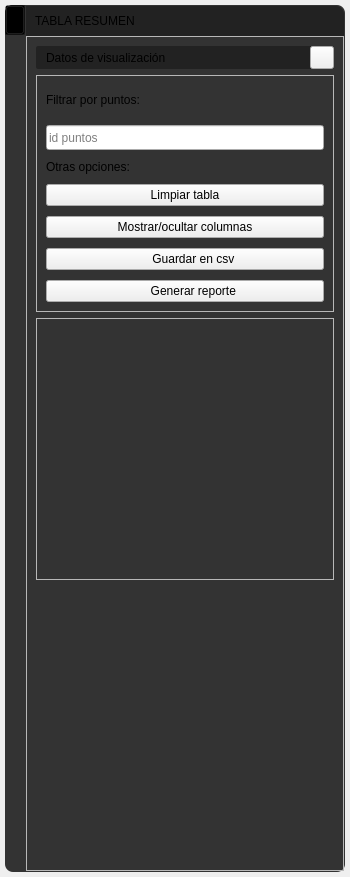
<?xml version="1.0" encoding="UTF-8"?>
<ui version="4.0">
 <class>FormMenuResultTable</class>
 <widget class="QWidget" name="FormMenuResultTable">
  <property name="geometry">
   <rect>
    <x>0</x>
    <y>0</y>
    <width>350</width>
    <height>877</height>
   </rect>
  </property>
  <property name="sizePolicy">
   <sizepolicy hsizetype="Fixed" vsizetype="Expanding">
    <horstretch>0</horstretch>
    <verstretch>0</verstretch>
   </sizepolicy>
  </property>
  <property name="minimumSize">
   <size>
    <width>0</width>
    <height>0</height>
   </size>
  </property>
  <property name="maximumSize">
   <size>
    <width>350</width>
    <height>16777215</height>
   </size>
  </property>
  <property name="windowTitle">
   <string>Form</string>
  </property>
  <property name="styleSheet">
   <string notr="true">/*Colores primarios*/
/* 
gris oscuro #222222 #333333 #444444
gris claro #999999 #DDDDDD
verde claro #C8CC8E
vinotinto #742427
*/
/*Colores secundarios */
/* 
Azules #36C9C6 #00BDB9 #77ACA2
rojos #910D3F #C70039 #F94646
naranjas #D34E24 #F28123 #F7F052
*/

/* Funetes/*

/*
italic: font: italic 9pt &quot;Ubuntu&quot;;
regular: font: 9pt &quot;Ubuntu&quot;;
light: font: 300 9pt &quot;Ubuntu&quot;;
medium: font: 500 9pt &quot;Ubuntu&quot;;
bold: font: 700 9pt &quot;Ubuntu&quot;;
*/

/*
border-top-left-radius: 5px;
border-top-right-radius: 5px;
border-top-left-radius: 5px;
border-bottom-left-radius: 5px
border: none;
padding: 2px 0px;
*/


/****************************************************************************************************************************************************/





QFrame#frame_ResultAnimationProject{
background: #333333;
border-radius: 8px
}

/*#################################################################*/
/*####################       FRAME HIDE       ###########################*/
/*#################################################################*/

QFrame#frame_hide{
background: transparent;
border-top-left-radius: 8px;
}
QFrame#frame_hide2{
background: #222222;
border-top-left-radius: 8px;
}
QToolButton#toolButton_hideShow{
background-color: transparent;
}



/*#################################################################*/
/*####################       FRAME ResultAnimation       ###########################*/
/*#################################################################*/
QFrame#frame_ResultAnimation{
background: transparent;
}
QFrame#frame_title{
background: #222222;
border-top-right-radius: 8px;
}
QLabel#label_cardMeshTitle{
font: 700 9pt &quot;Ubuntu&quot;;
color: #DDDDDD;
}
QFrame#frame_ResultAnimationSubTitle0,
QFrame#frame_ResultAnimationSubTitle1,
QFrame#frame_ResultAnimationSubTitle2,
QFrame#frame_ResultAnimationSubTitle3{
background: #222222;
border-radius:2px;
}



/*###########################################################################*/
/*################      FRAME MALLA REGULAR CUADRILÁTERO       ######################*/
/*###########################################################################*/








/*◘◘◘◘◘◘◘◘◘◘◘◘◘◘◘◘◘◘           QPushButtonStyle           ◘◘◘◘◘◘◘◘◘◘◘◘◘◘◘◘◘◘◘◘◘◘◘*/





/*******************************************/
QPushButton[QPushButtonStyle=&quot;1&quot;]{
font: 500 10pt &quot;Ubuntu&quot;;
color: #222222;
background-color: #77ACA2;
border: none;
padding: 6px 25px;
border-radius: 6px ;
}
QPushButton[QPushButtonStyle=&quot;1&quot;]:hover{
background-color: #36C9C6;
}


/*****************************************/
QPushButton[QPushButtonStyle=&quot;2&quot;]{
font: 500 10pt &quot;Ubuntu&quot;;
color: #DDDDDD;
background-color: #910D3F;
border: none;
padding: 6px 5px;
border-radius: 6px ;
}
QPushButton[QPushButtonStyle=&quot;2&quot;]:hover{
background-color: #C70039;
}

/*****************************************/
QPushButton[QPushButtonStyle=&quot;3&quot;]{
font: 500 10pt &quot;Ubuntu&quot;;
color: #333;
background-color: #aaa;
border: none;
padding: 6px 5px;
border-radius: 6px ;
}
QPushButton[QPushButtonStyle=&quot;3&quot;]:hover{
background-color: #ddd;
}






QToolButton#toolButton_cardResultAnimationDraw7,
QToolButton#toolButton_cardResultAnimationDraw5,
QToolButton#toolButton_cardResultAnimationDraw6{
background-color: transparent;
border: 1px solid #222222;
border-radius: 3px;
margin-left: 4px;
}


QToolButton#toolButton_cardResultAnimationDraw7:hover,
QToolButton#toolButton_cardResultAnimationDraw5:hover, 
QToolButton#toolButton_cardResultAnimationDraw6:hover{ 
background-color: #444444;
}
QToolButton#toolButton_cardResultAnimationDraw7:pressed,
QToolButton#toolButton_cardResultAnimationDraw5:pressed,
QToolButton#toolButton_cardResultAnimationDraw6:pressed{
border-top: 2px solid #222222;
border-left: 2px solid #222222;
}  





/*###########################################################*/
/*###############          FRAME LISTA MALLAS         ##################*/
/*###########################################################*/

QScrollArea#scrollArea,
#verticalLayout_containerCardResultAnimation,
#scrollAreaWidgetContents{
background-color: transparent;
}


/*###########################################################*/
/*################                 FRAME MSN          #####################*/
/*###########################################################*/


QLabel#label_msn{
font: 500 10pt &quot;Ubuntu&quot;;
color: #333333;
}




/*######################      SCROLL BAR    VERTICAL  ############################*/

QScrollBar:vertical {    
	border: none;
    width: 14px;
	border-radius: 0px;
	margin: 15px 0px 15px 0px;
}



QScrollBar::handle:vertical {
    background-color: #888888;
    min-height: 14px;
	border-radius: 7px;
}
QScrollBar::handle:vertical:hover {
    background-color: #777777;
}
QScrollBar::handle:vertical:pressed {
    background-color: #666666;
}

/*TOP*/
QScrollBar::sub-line:vertical{
    background-color: #666666;
	border: none;
	border-top-left-radius: 7px;
	border-top-right-radius: 7px;
	height: 15px;
	subcontrol-position: top;
	subcontrol-origin: margin;
}


QScrollBar::sub-line:vertical:hover{
    background-color: #777777;
}
QScrollBar::sub-line:vertical:pressed{
    background-color: #666666;
}



/*BOTTON*/
QScrollBar::add-line:vertical{
    background-color: #444444;
	border: none;	
	border-bottom-left-radius: 7px;
	border-bottom-right-radius: 7px;
	height: 15px;
	subcontrol-position: bottom;
	subcontrol-origin: margin;
}


QScrollBar::add-line:vertical:hover{
    background-color: #777777;
}
QScrollBar::add-line:vertical:pressed{
   background-color: #666666;
}


QScrollBar::up-arrow:vertical,QScrollBar::down-arrow:vertical{
background: none;
}
QScrollBar::add-page:vertical,QScrollBar::sub-page:vertical{
background: none;
}


/*######################      SCROLL BAR    HORIZONTAL  ############################*/

QScrollBar:horizontal{
height: 14px;
border: none;
border-radius: 0px;
margin: 0px 15px 0px 15px;
}


/*Deslizador*/
QScrollBar::handle:horizontal {
    background-color: #888888;
	border-radius: 7px;
	min-width: 14px;
}
QScrollBar::handle:horizontal:hover {
    background-color: #777777;
}
QScrollBar::handle:horizontal:pressed {
    background-color: #666666;
}
  
QScrollBar::sub-line:horizontal{
background-color: #666666;
border: none;
border-top-left-radius: 7px;
border-bottom-left-radius: 7px;
width: 15px;
subcontrol-position: left;
subcontrol-origin: margin;
}


QScrollBar::sub-line:horizontal:hover{
    background-color: #777777;
}
QScrollBar::sub-line:horizontal:pressed{
    background-color: #666666;
}

QScrollBar::add-line:horizontal{
    background-color: #666666;
	border: none;	
	border-top-right-radius: 7px;
	border-bottom-right-radius: 7px;
	width: 15px;
	subcontrol-position: right;
	subcontrol-origin: margin;
}

QScrollBar::add-line:horizontal:hover{
    background-color: #777777;
}QScrollBar::add-line:vertical:pressed{
    background-color: #666666;
}


QScrollBar::up-arrow:horizontal,QScrollBar::down-arrow:horizontal{
background: none;
}
QScrollBar::add-page:horizontal,QScrollBar::sub-page:horizontal{
background: none;
}






QDoubleSpinBox[QDoubleSpinBoxStyle=&quot;1&quot;],
QSpinBox[QSpinBoxStyle=&quot;1&quot;]{
font: 9pt &quot;Ubuntu&quot;;
color: #DDDDDD;
background-color: #444444;
border-radius: 2px ;
padding-right: 6px;
padding-left: 6px;

}



QGroupBox{
font: 9pt &quot;Ubuntu&quot;;
color: #DDDDDD;
border-radius: 2px ;
padding-top: 8px;
border: 1px solid #666666;
}

/*◘◘◘◘◘◘◘◘◘◘◘◘◘◘◘◘◘◘           QToolButton           ◘◘◘◘◘◘◘◘◘◘◘◘◘◘◘◘◘◘◘◘◘◘◘*/


QToolButton[QToolButtonStyle=&quot;1&quot;]{
background-color: transparent;
border: 1px solid #222222;
border-radius: 3px;
margin-left: 4px;
}

QToolButton[QToolButtonStyle=&quot;1&quot;]:hover{ 
background-color: #444444;
}

QToolButton[QToolButtonStyle=&quot;1&quot;]:pressed{
border-top: 2px solid #222222;
border-left: 2px solid #222222;
}  


QToolButton[QToolButtonStyle=&quot;4&quot;]{

background-color: #77ACA2;
border: 1px solid #222222;
border-radius: 3px;
margin-left: 4px;
}

QToolButton[QToolButtonStyle=&quot;4&quot;]:hover{ 
background-color: #444444;
}

QToolButton[QToolButtonStyle=&quot;4&quot;]:pressed{
border-top: 2px solid #222222;
border-left: 2px solid #222222;
}  




/*******************************************/
QToolButton[QToolButtonStyle=&quot;2&quot;]{
font: 500 10pt &quot;Ubuntu&quot;;
color: #222222;
background-color: #77ACA2;
border: none;
padding: 6px 25px;
border-radius: 8px ;
}
QToolButton[QToolButtonStyle=&quot;2&quot;]:hover{
background-color: #36C9C6;
}


/*****************************************/
QToolButton[QToolButtonStyle=&quot;3&quot;]{
font: 500 10pt &quot;Ubuntu&quot;;
color: #DDDDDD;
background-color: #910D3F;
border: none;
padding: 6px 5px;
border-radius: 8px ;
}
QToolButton[QToolButtonStyle=&quot;3&quot;]:hover{
background-color: #C70039;
}




/* 
Azules #36C9C6 #00BDB9 #77ACA2
rojos #910D3F #C70039 #F94646
naranjas #D34E24 #F28123 #F7F052
*/
/*******************************************/
QToolButton[QToolButtonStyle=&quot;5&quot;],
QToolButton[QToolButtonStyle=&quot;6&quot;],
QToolButton[QToolButtonStyle=&quot;7&quot;],
QToolButton[QToolButtonStyle=&quot;8&quot;] {
    font: 500 10pt &quot;Ubuntu&quot;;    
    padding: 4px 20px;
	border: 2px solid #C8CC8E;
    
}

QToolButton[QToolButtonStyle=&quot;5&quot;] {
    background-color: transparent;    
	border-top-left-radius: 10px;
	border-top-right-radius: 0px;
	border-bottom-right-radius: 0px;
	border-bottom-left-radius: 10px;
	color: #DDDDDD;
}

QToolButton[QToolButtonStyle=&quot;6&quot;] {
    background-color: #C8CC8E;
	border-top-left-radius: 10px;
	border-top-right-radius: 0px;
	border-bottom-right-radius: 0px;
	border-bottom-left-radius: 10px;
	color: #222222;
}

QToolButton[QToolButtonStyle=&quot;7&quot;] {
    background-color: transparent;
	border-top-left-radius: 0px;
	border-top-right-radius: 10px;
	border-bottom-right-radius: 10px;
	border-bottom-left-radius: 0px;
	color: #DDDDDD;
}

QToolButton[QToolButtonStyle=&quot;8&quot;] {
    background-color: #C8CC8E;
	border-top-left-radius: 0px;
	border-top-right-radius: 10px;
	border-bottom-right-radius: 10px;
	border-bottom-left-radius: 0px;
	color: #222222;
}




/*◘◘◘◘◘◘◘◘◘◘◘◘◘◘◘◘◘◘           QLineEdit           ◘◘◘◘◘◘◘◘◘◘◘◘◘◘◘◘◘◘◘◘◘◘◘*/




QLineEdit[QLineEditStyle=&quot;1&quot;]{
font: 9pt &quot;Ubuntu&quot;;
color: #DDDDDD;
background-color: #444444;
border-radius: 2px ;
padding-right: 6px;
padding-left: 6px;

}

QLineEdit[QLineEditStyle=&quot;2&quot;]{
font: 9pt &quot;Ubuntu&quot;;
color: #DDDDDD;
background-color: #333333;
border: 1px solid #444444;
border-radius: 2px ;
padding-right: 6px;
padding-left: 6px;

}



QLineEdit#lineEdit_textResultAnimation3{
font: 7pt &quot;Ubuntu&quot;;
color: #DDDDDD;
background-color: #333333;
border: 1px solid #444444;
border-radius: 2px ;
padding-right: 2px;
padding-left: 2px;

}


/*
QLineEdit#lineEdit_textResultAnimation3,
QLineEdit#lineEdit_textResultAnimation5{
color: #888888;
}
*/


/*◘◘◘◘◘◘◘◘◘◘◘◘◘◘◘◘◘◘           QFrame          ◘◘◘◘◘◘◘◘◘◘◘◘◘◘◘◘◘◘◘◘◘◘◘*/

QFrame[QFrameSubTitleStyle=&quot;1&quot;] {
background: #222222;
border-radius:2px;
}

/*◘◘◘◘◘◘◘◘◘◘◘◘◘◘◘◘◘◘           QToolButton           ◘◘◘◘◘◘◘◘◘◘◘◘◘◘◘◘◘◘◘◘◘◘◘*/

QToolButton[QToolButtonSubTitleStyle=&quot;1&quot;] {
background-color: transparent;
}





/*◘◘◘◘◘◘◘◘◘◘◘◘◘◘◘◘◘◘           QLabel           ◘◘◘◘◘◘◘◘◘◘◘◘◘◘◘◘◘◘◘◘◘◘◘*/

QLabel[QLabelStyle=&quot;1&quot;] {
font: 700 9pt &quot;Ubuntu&quot;;
color: #DDDDDD;
}

QLabel[QLabelStyle=&quot;2&quot;] {
font: 500 9pt &quot;Ubuntu&quot;;
color: #DDDDDD;
}

QLabel[QLabelStyle=&quot;3&quot;] {
font: 300 9pt &quot;Ubuntu&quot;;
color: #DDDDDD;
}

QLabel[QLabelStyle=&quot;4&quot;] {
font: 900 25pt &quot;Ubuntu&quot;;
color: #77ACA2;
}


/*Colores primarios*/
/* 
gris oscuro #222222 #333333 #444444
gris claro #999999 #DDDDDD
verde claro #C8CC8E
vinotinto #742427
*/
/*Colores secundarios */
/* 
Azules #36C9C6 #00BDB9 #77ACA2
rojos #910D3F #C70039 #F94646
naranjas #D34E24 #F28123 #F7F052
*/



/*◘◘◘◘◘◘◘◘◘◘◘◘◘◘◘◘◘◘           QComboBox            ◘◘◘◘◘◘◘◘◘◘◘◘◘◘◘◘◘◘◘◘◘◘◘*/
QComboBox[QComboBoxStyle=&quot;1&quot;] {
    border: none;
    background-color: #444444;
	color: #DDDDDD;
    border-radius: 2px;
    padding: 5px;
	font:  9pt &quot;Ubuntu&quot;;
    selection-background-color: #808080;
}
QComboBox[QComboBoxStyle=&quot;1&quot;] QAbstractItemView {
    border: none;
    background-color: #404040;
    color: white;
    selection-background-color: #808080;
    font: 700 9pt &quot;Ubuntu&quot;;
}


/*◘◘◘◘◘◘◘◘◘◘◘◘◘◘◘◘◘◘           QCheckBox            ◘◘◘◘◘◘◘◘◘◘◘◘◘◘◘◘◘◘◘◘◘◘◘*/
QCheckBox[QCheckBoxStyle=&quot;1&quot;] {
    
    background-color: #444444;
	color: #DDDDDD;
    padding: 5px;
	font:  9pt &quot;Ubuntu&quot;;
    selection-background-color: #808080;
}

QCheckBox[QCheckBoxStyle=&quot;1&quot;]::indicator {
    background-color: transparent;
    border: 1px solid #808080;
	border-radius: 3px;
}

QCheckBox[QCheckBoxStyle=&quot;1&quot;]::indicator:checked {
    background-color: #F94646;
    border: none;
	 border-radius: 3px;
}

</string>
  </property>
  <layout class="QHBoxLayout" name="horizontalLayout_6">
   <property name="spacing">
    <number>0</number>
   </property>
   <property name="leftMargin">
    <number>5</number>
   </property>
   <property name="topMargin">
    <number>5</number>
   </property>
   <property name="rightMargin">
    <number>5</number>
   </property>
   <property name="bottomMargin">
    <number>5</number>
   </property>
   <item>
    <widget class="QFrame" name="frame_ResultAnimationProject">
     <property name="sizePolicy">
      <sizepolicy hsizetype="Preferred" vsizetype="Preferred">
       <horstretch>0</horstretch>
       <verstretch>0</verstretch>
      </sizepolicy>
     </property>
     <property name="frameShape">
      <enum>QFrame::StyledPanel</enum>
     </property>
     <property name="frameShadow">
      <enum>QFrame::Raised</enum>
     </property>
     <layout class="QHBoxLayout" name="horizontalLayout">
      <property name="spacing">
       <number>0</number>
      </property>
      <property name="leftMargin">
       <number>0</number>
      </property>
      <property name="topMargin">
       <number>0</number>
      </property>
      <property name="rightMargin">
       <number>0</number>
      </property>
      <property name="bottomMargin">
       <number>0</number>
      </property>
      <item>
       <widget class="QFrame" name="frame_hide">
        <property name="sizePolicy">
         <sizepolicy hsizetype="Fixed" vsizetype="Preferred">
          <horstretch>0</horstretch>
          <verstretch>0</verstretch>
         </sizepolicy>
        </property>
        <property name="minimumSize">
         <size>
          <width>20</width>
          <height>0</height>
         </size>
        </property>
        <property name="frameShape">
         <enum>QFrame::StyledPanel</enum>
        </property>
        <property name="frameShadow">
         <enum>QFrame::Raised</enum>
        </property>
        <layout class="QVBoxLayout" name="verticalLayout_2">
         <property name="spacing">
          <number>0</number>
         </property>
         <property name="leftMargin">
          <number>0</number>
         </property>
         <property name="topMargin">
          <number>0</number>
         </property>
         <property name="rightMargin">
          <number>0</number>
         </property>
         <property name="bottomMargin">
          <number>0</number>
         </property>
         <item>
          <widget class="QFrame" name="frame_hide2">
           <property name="sizePolicy">
            <sizepolicy hsizetype="Fixed" vsizetype="Preferred">
             <horstretch>0</horstretch>
             <verstretch>0</verstretch>
            </sizepolicy>
           </property>
           <property name="minimumSize">
            <size>
             <width>20</width>
             <height>0</height>
            </size>
           </property>
           <property name="frameShape">
            <enum>QFrame::StyledPanel</enum>
           </property>
           <property name="frameShadow">
            <enum>QFrame::Raised</enum>
           </property>
           <layout class="QVBoxLayout" name="verticalLayout_4">
            <property name="spacing">
             <number>0</number>
            </property>
            <property name="leftMargin">
             <number>0</number>
            </property>
            <property name="topMargin">
             <number>0</number>
            </property>
            <property name="rightMargin">
             <number>0</number>
            </property>
            <property name="bottomMargin">
             <number>0</number>
            </property>
            <item>
             <widget class="QToolButton" name="toolButton_hideShow">
              <property name="sizePolicy">
               <sizepolicy hsizetype="Fixed" vsizetype="Maximum">
                <horstretch>0</horstretch>
                <verstretch>0</verstretch>
               </sizepolicy>
              </property>
              <property name="minimumSize">
               <size>
                <width>20</width>
                <height>30</height>
               </size>
              </property>
              <property name="maximumSize">
               <size>
                <width>20</width>
                <height>30</height>
               </size>
              </property>
              <property name="font">
               <font>
                <family>Ubuntu</family>
                <pointsize>7</pointsize>
               </font>
              </property>
              <property name="styleSheet">
               <string notr="true"/>
              </property>
              <property name="text">
               <string/>
              </property>
              <property name="icon">
               <iconset>
                <normaloff>../resources/iconos/iconos_menu_draw_data/hide_show.svg</normaloff>../resources/iconos/iconos_menu_draw_data/hide_show.svg</iconset>
              </property>
              <property name="iconSize">
               <size>
                <width>15</width>
                <height>15</height>
               </size>
              </property>
              <property name="toolButtonStyle">
               <enum>Qt::ToolButtonIconOnly</enum>
              </property>
             </widget>
            </item>
           </layout>
          </widget>
         </item>
         <item>
          <spacer name="verticalSpacer">
           <property name="orientation">
            <enum>Qt::Vertical</enum>
           </property>
           <property name="sizeHint" stdset="0">
            <size>
             <width>20</width>
             <height>507</height>
            </size>
           </property>
          </spacer>
         </item>
        </layout>
       </widget>
      </item>
      <item>
       <widget class="QFrame" name="frame_ResultAnimation">
        <property name="sizePolicy">
         <sizepolicy hsizetype="Preferred" vsizetype="Preferred">
          <horstretch>0</horstretch>
          <verstretch>0</verstretch>
         </sizepolicy>
        </property>
        <property name="frameShape">
         <enum>QFrame::StyledPanel</enum>
        </property>
        <property name="frameShadow">
         <enum>QFrame::Raised</enum>
        </property>
        <layout class="QVBoxLayout" name="verticalLayout_3">
         <property name="spacing">
          <number>0</number>
         </property>
         <property name="leftMargin">
          <number>0</number>
         </property>
         <property name="topMargin">
          <number>0</number>
         </property>
         <property name="rightMargin">
          <number>0</number>
         </property>
         <property name="bottomMargin">
          <number>0</number>
         </property>
         <item>
          <widget class="QFrame" name="frame_title">
           <property name="sizePolicy">
            <sizepolicy hsizetype="Preferred" vsizetype="Fixed">
             <horstretch>0</horstretch>
             <verstretch>0</verstretch>
            </sizepolicy>
           </property>
           <property name="minimumSize">
            <size>
             <width>0</width>
             <height>30</height>
            </size>
           </property>
           <property name="maximumSize">
            <size>
             <width>16777215</width>
             <height>30</height>
            </size>
           </property>
           <property name="frameShape">
            <enum>QFrame::StyledPanel</enum>
           </property>
           <property name="frameShadow">
            <enum>QFrame::Raised</enum>
           </property>
           <property name="lineWidth">
            <number>0</number>
           </property>
           <layout class="QHBoxLayout" name="horizontalLayout_2">
            <item>
             <widget class="QLabel" name="label_cardResultAnimationTitle">
              <property name="text">
               <string>TABLA RESUMEN</string>
              </property>
              <property name="QLabelStyle" stdset="0">
               <number>1</number>
              </property>
             </widget>
            </item>
            <item>
             <spacer name="horizontalSpacer">
              <property name="orientation">
               <enum>Qt::Horizontal</enum>
              </property>
              <property name="sizeHint" stdset="0">
               <size>
                <width>58</width>
                <height>7</height>
               </size>
              </property>
             </spacer>
            </item>
           </layout>
          </widget>
         </item>
         <item>
          <widget class="QFrame" name="frame_info">
           <property name="frameShape">
            <enum>QFrame::StyledPanel</enum>
           </property>
           <property name="frameShadow">
            <enum>QFrame::Raised</enum>
           </property>
           <layout class="QVBoxLayout" name="verticalLayout_5">
            <item>
             <widget class="QFrame" name="frame_ResultAnimationSubTitle1">
              <property name="frameShape">
               <enum>QFrame::StyledPanel</enum>
              </property>
              <property name="frameShadow">
               <enum>QFrame::Raised</enum>
              </property>
              <layout class="QHBoxLayout" name="horizontalLayout_3">
               <property name="spacing">
                <number>0</number>
               </property>
               <property name="leftMargin">
                <number>10</number>
               </property>
               <property name="topMargin">
                <number>0</number>
               </property>
               <property name="rightMargin">
                <number>0</number>
               </property>
               <property name="bottomMargin">
                <number>0</number>
               </property>
               <item>
                <widget class="QLabel" name="label_cardResultAnimationSubTitle1">
                 <property name="minimumSize">
                  <size>
                   <width>262</width>
                   <height>0</height>
                  </size>
                 </property>
                 <property name="text">
                  <string>Datos de visualización</string>
                 </property>
                 <property name="QLabelStyle" stdset="0">
                  <number>2</number>
                 </property>
                </widget>
               </item>
               <item>
                <widget class="QToolButton" name="toolButton_cardResultAnimationSubTitle1">
                 <property name="text">
                  <string/>
                 </property>
                 <property name="icon">
                  <iconset>
                   <normaloff>../resources/iconos/iconos_menu_draw_data/minimize.svg</normaloff>../resources/iconos/iconos_menu_draw_data/minimize.svg</iconset>
                 </property>
                 <property name="arrowType">
                  <enum>Qt::NoArrow</enum>
                 </property>
                 <property name="QToolButtonSubTitleStyle" stdset="0">
                  <number>1</number>
                 </property>
                </widget>
               </item>
              </layout>
             </widget>
            </item>
            <item>
             <widget class="QFrame" name="frame_ResultAnimation1">
              <property name="sizePolicy">
               <sizepolicy hsizetype="Preferred" vsizetype="Preferred">
                <horstretch>0</horstretch>
                <verstretch>0</verstretch>
               </sizepolicy>
              </property>
              <property name="frameShape">
               <enum>QFrame::StyledPanel</enum>
              </property>
              <property name="frameShadow">
               <enum>QFrame::Raised</enum>
              </property>
              <layout class="QVBoxLayout" name="verticalLayout_6">
               <property name="spacing">
                <number>10</number>
               </property>
               <item>
                <widget class="QLabel" name="label_textPointMaterialName">
                 <property name="minimumSize">
                  <size>
                   <width>0</width>
                   <height>30</height>
                  </size>
                 </property>
                 <property name="text">
                  <string>Filtrar por puntos:</string>
                 </property>
                 <property name="QLabelStyle" stdset="0">
                  <number>3</number>
                 </property>
                </widget>
               </item>
               <item>
                <widget class="QLineEdit" name="lineEdit_tableSearchByPointId">
                 <property name="minimumSize">
                  <size>
                   <width>0</width>
                   <height>25</height>
                  </size>
                 </property>
                 <property name="toolTip">
                  <string>&lt;html&gt;&lt;head/&gt;&lt;body&gt;&lt;p&gt;&lt;span style=&quot; font-size:10pt; font-style:italic;&quot;&gt;Puede buscar por id como 1 o 2 o 3 etc. O por conjuntos separados por coma, por ejemplo 1,2,3…&lt;/span&gt;&lt;/p&gt;&lt;/body&gt;&lt;/html&gt;</string>
                 </property>
                 <property name="inputMask">
                  <string/>
                 </property>
                 <property name="text">
                  <string/>
                 </property>
                 <property name="placeholderText">
                  <string>id puntos</string>
                 </property>
                 <property name="QLineEditStyle" stdset="0">
                  <number>1</number>
                 </property>
                </widget>
               </item>
               <item>
                <widget class="QLabel" name="label_textResultAnimation3">
                 <property name="minimumSize">
                  <size>
                   <width>110</width>
                   <height>0</height>
                  </size>
                 </property>
                 <property name="text">
                  <string>Otras opciones:</string>
                 </property>
                 <property name="QLabelStyle" stdset="0">
                  <number>3</number>
                 </property>
                </widget>
               </item>
               <item>
                <widget class="QPushButton" name="pushButton_ClearTable">
                 <property name="text">
                  <string>Limpiar tabla</string>
                 </property>
                 <property name="QPushButtonStyle" stdset="0">
                  <number>3</number>
                 </property>
                </widget>
               </item>
               <item>
                <widget class="QPushButton" name="pushButton_tableShowHideColumn">
                 <property name="whatsThis">
                  <string/>
                 </property>
                 <property name="text">
                  <string>Mostrar/ocultar columnas</string>
                 </property>
                 <property name="QPushButtonStyle" stdset="0">
                  <number>3</number>
                 </property>
                </widget>
               </item>
               <item>
                <widget class="QPushButton" name="pushButton_SaveData">
                 <property name="text">
                  <string>     Guardar en csv</string>
                 </property>
                 <property name="icon">
                  <iconset>
                   <normaloff>../resources/iconos/excel.svg</normaloff>../resources/iconos/excel.svg</iconset>
                 </property>
                 <property name="iconSize">
                  <size>
                   <width>30</width>
                   <height>30</height>
                  </size>
                 </property>
                 <property name="QPushButtonStyle" stdset="0">
                  <number>1</number>
                 </property>
                </widget>
               </item>
               <item>
                <widget class="QPushButton" name="pushButton_GeneratePDF">
                 <property name="text">
                  <string>     Generar reporte</string>
                 </property>
                 <property name="icon">
                  <iconset>
                   <normaloff>../resources/iconos/pdf.svg</normaloff>../resources/iconos/pdf.svg</iconset>
                 </property>
                 <property name="iconSize">
                  <size>
                   <width>30</width>
                   <height>30</height>
                  </size>
                 </property>
                 <property name="QPushButtonStyle" stdset="0">
                  <number>2</number>
                 </property>
                </widget>
               </item>
              </layout>
             </widget>
            </item>
            <item>
             <widget class="QFrame" name="frame_ResultAnimation3">
              <property name="sizePolicy">
               <sizepolicy hsizetype="Preferred" vsizetype="Expanding">
                <horstretch>0</horstretch>
                <verstretch>0</verstretch>
               </sizepolicy>
              </property>
              <property name="minimumSize">
               <size>
                <width>0</width>
                <height>150</height>
               </size>
              </property>
              <property name="styleSheet">
               <string notr="true"/>
              </property>
              <property name="frameShape">
               <enum>QFrame::StyledPanel</enum>
              </property>
              <property name="frameShadow">
               <enum>QFrame::Raised</enum>
              </property>
              <layout class="QHBoxLayout" name="horizontalLayout_13"/>
             </widget>
            </item>
            <item>
             <spacer name="verticalSpacer_2">
              <property name="orientation">
               <enum>Qt::Vertical</enum>
              </property>
              <property name="sizeType">
               <enum>QSizePolicy::Expanding</enum>
              </property>
              <property name="sizeHint" stdset="0">
               <size>
                <width>20</width>
                <height>227</height>
               </size>
              </property>
             </spacer>
            </item>
            <item>
             <layout class="QHBoxLayout" name="horizontalLayout_5">
              <property name="spacing">
               <number>0</number>
              </property>
              <item>
               <widget class="QLabel" name="label_msn">
                <property name="sizePolicy">
                 <sizepolicy hsizetype="Expanding" vsizetype="Preferred">
                  <horstretch>0</horstretch>
                  <verstretch>0</verstretch>
                 </sizepolicy>
                </property>
                <property name="text">
                 <string>Empty</string>
                </property>
                <property name="alignment">
                 <set>Qt::AlignCenter</set>
                </property>
               </widget>
              </item>
             </layout>
            </item>
           </layout>
          </widget>
         </item>
        </layout>
       </widget>
      </item>
     </layout>
    </widget>
   </item>
  </layout>
 </widget>
 <resources/>
 <connections/>
</ui>
